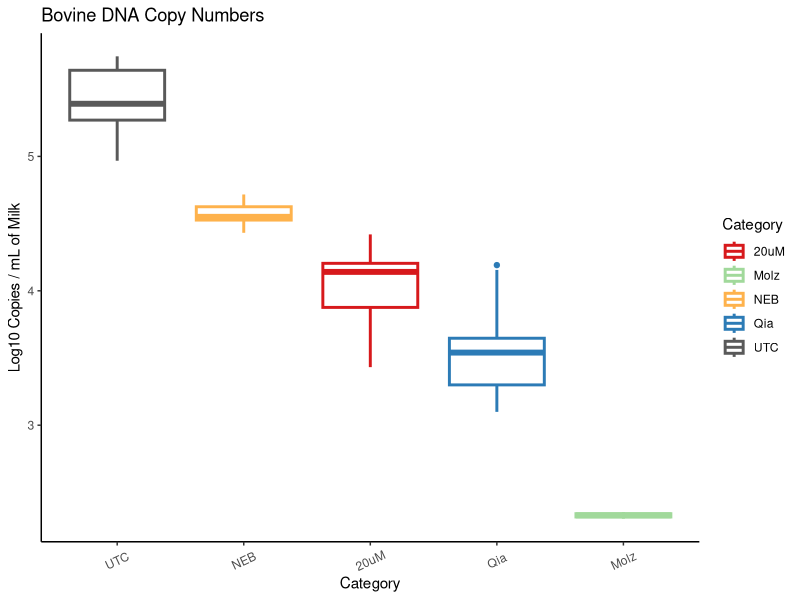
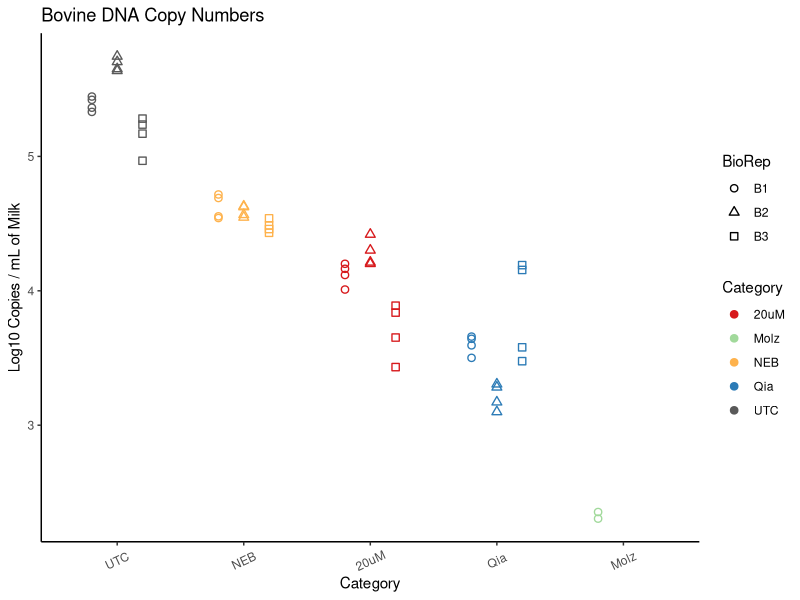
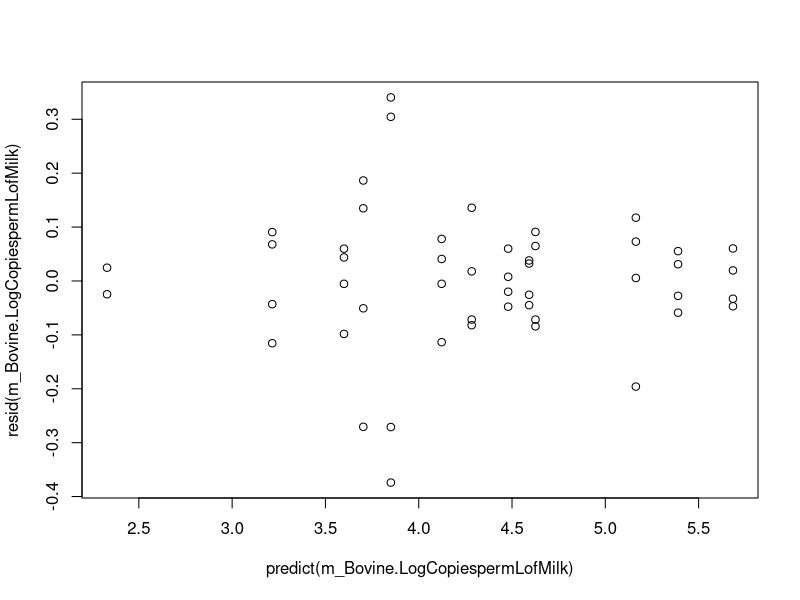
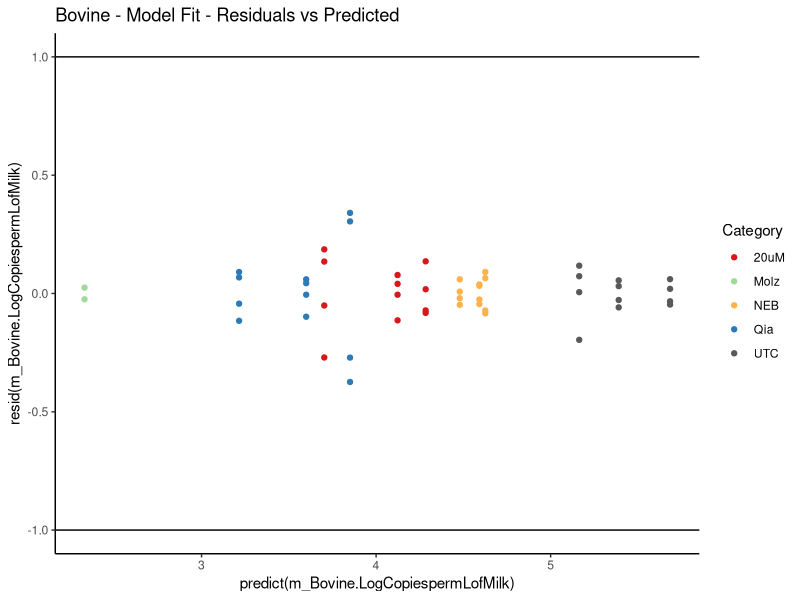
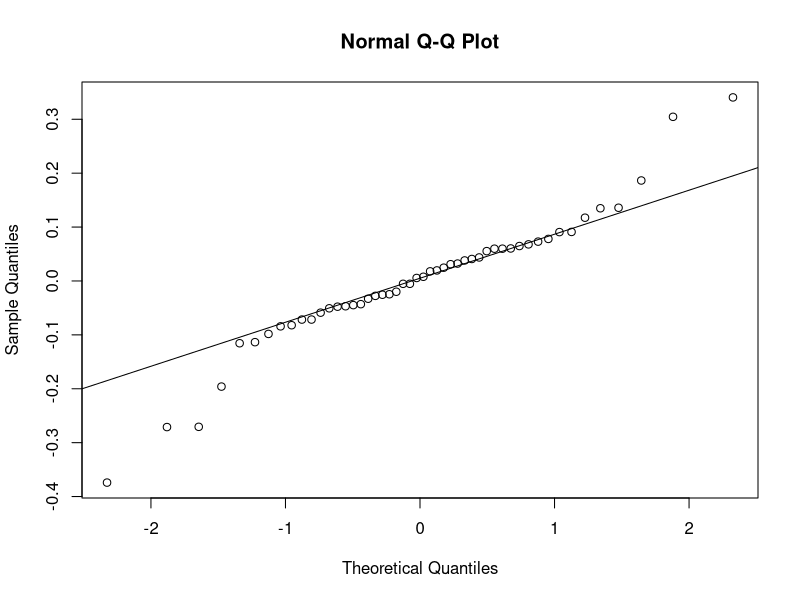
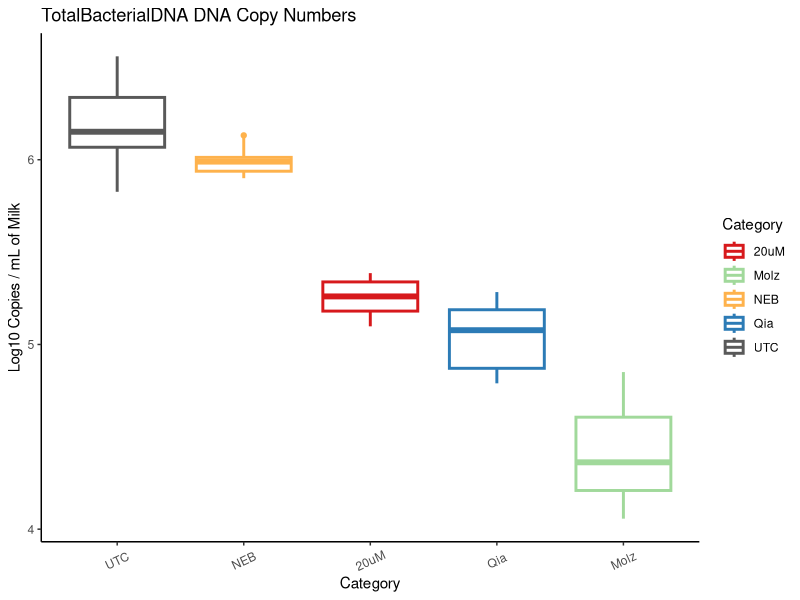
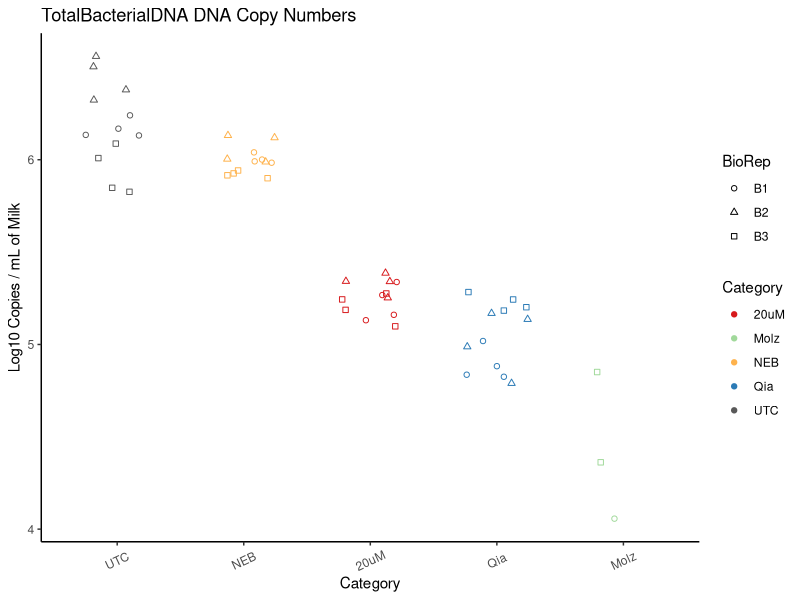
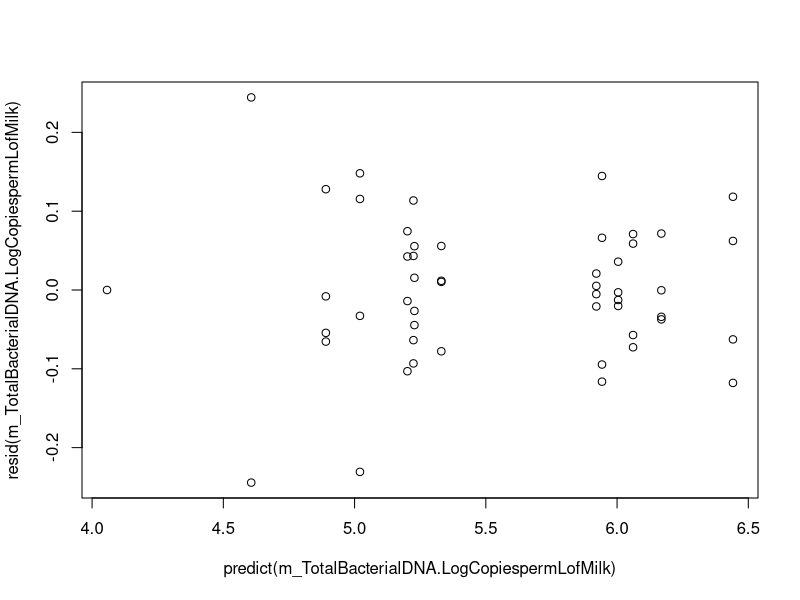

Write R code to recreate these figures, in order.
## ---- chunk 1
#Data File: OpenRefineHostDepletionData1.23.19
library(ggplot2)
library(dplyr)
library(emmeans)
library(multcompView)
library(tidyverse)
library(multcomp)
library(car)

#Read Data
AllData <- read.table("Inputs/OpenRefineHostDepletionData1.23.19.txt", sep="\t",  fill = TRUE, header=TRUE)

AllData$Category[AllData$Category  == "NTC"] <- "UTC"

SampleData <- AllData %>% filter(Category!="Standard") %>% filter(Category!="NEBdiluent")
dim (SampleData)

#Getting All variables and all levels within each

#sapply(SampleData, levels)
#SampleData %>% 
#     sapply(levels)

#Summary Statistics
SampleData.summary <- SampleData %>%
  group_by(Target.Name,Category,BioRep) %>%
  summarize(mean_CopyN_permLMilk=mean(LogCopiespermLofMilk,na.rm=T),
            st_dev=sd(LogCopiespermLofMilk,na.rm=T),
            n_missing=sum(is.na(LogCopiespermLofMilk)),
            n_total=n())
# write.table (SampleData.summary, "SampleData.summary.txt", sep="\t" ) 


#Summary Statistics by Kit
SampleData.summary <- SampleData %>%
  group_by(Target.Name,Category) %>%
  summarize(mean_CopyN_permLMilk=mean(LogCopiespermLofMilk,na.rm=T),
            st_dev=sd(LogCopiespermLofMilk,na.rm=T),
            n_missing=sum(is.na(LogCopiespermLofMilk)),
            n_total=n())
# write.table (SampleData.summary, "SampleData.summary.txt", sep="\t" ) 
## ---- chunk 2

#Filter Subset from Sample Data
Bovine <- SampleData %>% filter(Target.Name=="BovineUXT")
dim(Bovine)

#Summary Statistics
Bovine.summary <- Bovine %>%
  group_by(Category) %>%
  summarize(mean_CopyN_permLMilk=mean(LogCopiespermLofMilk,na.rm=T),
            st_dev=sd(LogCopiespermLofMilk,na.rm=T),
            n_missing=sum(is.na(LogCopiespermLofMilk)),
            n_total=n())
# write.table (Bovine.summary, "Bovine.summary.txt", sep="\t" )
## ---- chunk 3
#Plot Raw Means and Standard Deviations
Colors <- c("20uM" = "#d7191c", "Molz"= "#a1d99b", "NEB"= "#feb24c","UTC"= "#595959", "Qia"="#2c7bb6")
ggplot(data=Bovine,
       mapping=aes(x=Category,y=LogCopiespermLofMilk, color=Category, ylab="Copy Numbers")) +
  ylab ("Log10 Copies / mL of Milk")+
     geom_boxplot(lwd=1)+
  theme_bw()+
 ggtitle("Bovine DNA Copy Numbers")+
  scale_color_manual(values=Colors)+
  theme(panel.grid.major = element_blank())+
  theme(panel.grid.minor = element_blank())+
  theme(panel.background = element_blank())+
  theme(panel.border = element_blank())+
  theme(axis.line = element_line())+
  theme(axis.text.x=element_text(angle=25,vjust=0.5))+
  scale_x_discrete(limits=c("UTC", "NEB", "20uM", "Qia", "Molz"))

ggplot(data=Bovine,
       mapping=aes(x=Category,y=LogCopiespermLofMilk, color=Category, shape=BioRep)) +
  ylab ("Log10 Copies / mL of Milk")+
    geom_point(position=position_jitterdodge(jitter.width=0, dodge.width = .6),size = 2,stroke = .7)+
  ggtitle("Bovine DNA Copy Numbers")+
  scale_shape_discrete(solid=F) +
  theme_bw()+
  scale_color_manual(values=Colors)+
  theme(panel.grid.major = element_blank())+
  theme(panel.grid.minor = element_blank())+
  theme(panel.background = element_blank())+
  theme(panel.border = element_blank())+
  theme(axis.line = element_line())+
  theme(axis.text.x=element_text(angle=25,vjust=0.5))+
  scale_x_discrete(limits=c("UTC", "NEB", "20uM", "Qia", "Molz"))

## ---- chunk 4
# Statistical Analysis
m_Bovine.LogCopiespermLofMilk <- lm( LogCopiespermLofMilk ~ Category*BioRep, data=Bovine )
summary(m_Bovine.LogCopiespermLofMilk)

AIC (m_Bovine.LogCopiespermLofMilk)

# Model Fit Plots

plot(x=predict(m_Bovine.LogCopiespermLofMilk),y=resid(m_Bovine.LogCopiespermLofMilk))
  
  # using ggplot2
Colors <- c("20uM" = "#d7191c", "Molz"= "#a1d99b", "NEB"= "#feb24c","UTC"= "#595959", "Qia"="#2c7bb6")
ggplot(m_Bovine.LogCopiespermLofMilk, aes(x=predict(m_Bovine.LogCopiespermLofMilk), y=resid(m_Bovine.LogCopiespermLofMilk), color=Category)) +
  geom_point()+
  theme_bw()+
  ggtitle("Bovine - Model Fit - Residuals vs Predicted")+
  scale_color_manual(values=Colors)+
  theme(panel.grid.major = element_blank())+
  theme(panel.grid.minor = element_blank())+
  theme(panel.background = element_blank())+
  theme(panel.border = element_blank())+
  theme(axis.line = element_line())+
  geom_hline(yintercept = 1) +
  geom_hline(yintercept = -1)

  # qqplots
qqnorm(resid(m_Bovine.LogCopiespermLofMilk))
qqline(resid(m_Bovine.LogCopiespermLofMilk))

summary(m_Bovine.LogCopiespermLofMilk)

#All residuals are < 1. 
## ---- chunk 5
# JDS HELP
# 
# # Check Tukey-adjusted pairwise comparison of kit estimates
# # Now summarise results
# comps <- comps %>%
#   map(summary(m_Bovine.LogCopiespermLofMilk, test=univariate()))
# 
# 
# ## Comps is then the key thing to use and investigate for reports.
# ## Correct for multiple hypothesis testing between the assays.
# pvalues_adjusted <- comps %>%
#   map("test") %>%
#   map("pvalues") %>%
#   map(~data.frame(pvalue = .x)) %>%
#   bind_rows(.id="assay") %>%
#   mutate(pval = p.adjust(pvalue, method="bonferroni")) %>%
#   split(.$assay) %>%
#   map(~pull(.x, pval))
# 
# for (s in names(pvalues_adjusted)) {
#   comps[[s]]$test$pvalues <- pvalues_adjusted[[s]]
# }
# 
# ## Now write results to file
# sink(file="multiple_comparisons.txt")
# # All Pvalues have been globally adjusted using Bonferroni
# comps
# sink()

## ---- chunk 6

#Filter Subset from Sample Data
TotalBacterialDNA <- SampleData %>% filter(Target.Name=="Total16S")
dim(TotalBacterialDNA)

#Summary Statistics
TotalBacterialDNA.summary <- TotalBacterialDNA %>%
  group_by(Category) %>%
  summarize(mean_CopyN_permLMilk=mean(LogCopiespermLofMilk,na.rm=T),
            st_dev=sd(LogCopiespermLofMilk,na.rm=T),
            n_missing=sum(is.na(LogCopiespermLofMilk)),
            n_total=n())
# write.table (TotalBacterialDNA.summary, "TotalBacterialDNA.summary.txt", sep="\t" )
## ---- chunk 7
#Plot Raw Means and Standard Deviations
Colors <- c("20uM" = "#d7191c", "Molz"= "#a1d99b", "NEB"= "#feb24c","UTC"= "#595959", "Qia"="#2c7bb6")
ggplot(data=TotalBacterialDNA,
       mapping=aes(x=Category,y=LogCopiespermLofMilk, color=Category, ylab="Copy Numbers")) +
  ylab ("Log10 Copies / mL of Milk")+
     geom_boxplot(lwd=1)+
  theme_bw()+
 ggtitle("TotalBacterialDNA DNA Copy Numbers")+
  scale_color_manual(values=Colors)+
  theme(panel.grid.major = element_blank())+
  theme(panel.grid.minor = element_blank())+
  theme(panel.background = element_blank())+
  theme(panel.border = element_blank())+
  theme(axis.line = element_line())+
  theme(axis.text.x=element_text(angle=25,vjust=0.5))+
  scale_x_discrete(limits=c("UTC", "NEB", "20uM", "Qia", "Molz"))

ggplot(data=TotalBacterialDNA,
       mapping=aes(x=Category,y=LogCopiespermLofMilk, color=Category, shape=BioRep)) +
  ylab ("Log10 Copies / mL of Milk")+
    geom_jitter(width=0.25)+
  scale_shape_discrete(solid=F) +
    ggtitle("TotalBacterialDNA DNA Copy Numbers")+
  theme_bw()+
  scale_color_manual(values=Colors)+
  theme(panel.grid.major = element_blank())+
  theme(panel.grid.minor = element_blank())+
  theme(panel.background = element_blank())+
  theme(panel.border = element_blank())+
  theme(axis.line = element_line())+
  theme(axis.text.x=element_text(angle=25,vjust=0.5))+
  scale_x_discrete(limits=c("UTC", "NEB", "20uM", "Qia", "Molz"))

## ---- chunk 8
# Statistical Analysis
m_TotalBacterialDNA.LogCopiespermLofMilk <- lm( LogCopiespermLofMilk ~ Category*BioRep, data=TotalBacterialDNA )

summary(m_TotalBacterialDNA.LogCopiespermLofMilk)

AIC (m_TotalBacterialDNA.LogCopiespermLofMilk)

# Model Fit Plots

plot(x=predict(m_TotalBacterialDNA.LogCopiespermLofMilk),y=resid(m_TotalBacterialDNA.LogCopiespermLofMilk))
  
  # using ggplot2
Colors <- c("20uM" = "#d7191c", "Molz"= "#a1d99b", "NEB"= "#feb24c","UTC"= "#595959", "Qia"="#2c7bb6")
ggplot(m_TotalBacterialDNA.LogCopiespermLofMilk, aes(x=predict(m_TotalBacterialDNA.LogCopiespermLofMilk), y=resid(m_TotalBacterialDNA.LogCopiespermLofMilk), color=Category)) +
  geom_point()+
  theme_bw()+
  ggtitle("TotalBacterialDNA - Model Fit - Residuals vs Predicted")+
  scale_color_manual(values=Colors)+
  theme(panel.grid.major = element_blank())+
  theme(panel.grid.minor = element_blank())+
  theme(panel.background = element_blank())+
  theme(panel.border = element_blank())+
  theme(axis.line = element_line())+
  geom_hline(yintercept = 1) +
  geom_hline(yintercept = -1)

  # qqplots
qqnorm(resid(m_TotalBacterialDNA.LogCopiespermLofMilk))
qqline(resid(m_TotalBacterialDNA.LogCopiespermLofMilk))

summary(m_TotalBacterialDNA.LogCopiespermLofMilk)

#All residuals are < 1. 
## ---- chunk 9
# Check Tukey-adjusted pairwise comparison of kit estimates
# JDS help!

## ---- chunk 10
ggplot() +
  geom_point(data=TotalBacterialDNA,aes(x=Category,y=LogCopiespermLofMilk,color=Category, shape=BioRep), position=position_jitterdodge(jitter.width=0, dodge.width = .5),show.legend = F) +
  scale_color_manual(values=Colors)+
#  geom_point(data=df2_TotalBacterialDNA.model,aes(x=Category,y=emmean,fill=Category),show.legend = F)+
#  geom_errorbar(data=df2_TotalBacterialDNA.model,aes(x=Category,ymin=lower.CL,ymax=upper.CL),width=0.5)+  
#  geom_text(data =data.frame(m_TotalBacterialDNA.LogCopiespermLofMilk_cld),aes(x=Category,label=`.group`, y=emmean), nudge_y = .7, nudge_x = -0.0, fontface = "bold") +
ylim(1.7, 7)+
xlab("Kit")+
ylab ("Log10 Copies / mL of Milk")+
scale_shape(solid = F)+
  theme_bw()+
  ggtitle("Total Bacterial DNA Copy Numbers")+
  scale_color_manual(values=Colors)+
  theme(panel.grid.major = element_blank())+
  theme(panel.grid.minor = element_blank())+
  theme(panel.background = element_blank())+
  theme(panel.border = element_blank())+
  theme(axis.line = element_line())+
  theme(axis.text.x=element_text(angle=25,vjust=0.5))+
scale_x_discrete(limits=c("UTC", "NEB", "20uM", "Qia", "Molz"))

#ggsave("PanelA-BovBactKitComparison.TIFF", width = 3, height = 2.5 , units = "in", dpi = 600)

ggplot() +
  geom_point(data=Bovine,aes(x=Category,y=LogCopiespermLofMilk,color=Category, shape=BioRep), position=position_jitterdodge(jitter.width=0, dodge.width = .6), show.legend = F) +
  scale_color_manual(values=Colors)+
  #geom_point(data=df2_Bovine.model,aes(x=Category,y=emmean,fill=Category), show.legend = F)+
  #geom_errorbar(data=df2_Bovine.model,aes(x=Category,ymin=lower.CL,ymax=upper.CL),width=0.5)+  
  #geom_text(data =data.frame(m_Bovine.LogCopiespermLofMilk_cld),aes(x=Category,label=`.group`, y=emmean),nudge_y = .7,nudge_x = -0.0, fontface = "bold") +
ylim(1.7, 7)+
xlab("Kit")+
ylab ("Log10 Copies / mL of Milk")+
  theme_bw()+
  ggtitle("Bovine Copy Numbers")+
  scale_shape(solid = F)+
  scale_color_manual(values=Colors)+
  theme(panel.grid.major = element_blank())+
  theme(panel.grid.minor = element_blank())+
  theme(panel.background = element_blank())+
  theme(panel.border = element_blank())+
  theme(axis.line = element_line())+
  theme(axis.text.x=element_text(angle=25,vjust=0.5))+
scale_x_discrete(limits=c("UTC", "NEB", "20uM", "Qia", "Molz"))
#ggsave("PanelB-BovBactKitComparison.TIFF", width = 3, height = 2.5 , units = "in", dpi = 600)


ggplot()+
geom_boxplot(data=SampleData,aes(x=Cat.Target, y=LogCopiespermLofMilk, fill=Target.Name), show.legend = F)+
 scale_fill_manual(values = c("lightgray", "white"))+
  geom_point(data=SampleData,aes(x=Cat.Target,y=LogCopiespermLofMilk,color=Category, shape=BioRep), size = 2.5, stroke = .5, position=position_jitterdodge(jitter.width=0.05, dodge.width = 1), show.legend = F)+
  scale_shape(solid = F)+
  theme_bw()+
  aes(colour=factor(Category))+
  scale_colour_manual(values = Colors)+
  theme(legend.title=element_blank())+
  xlab(NULL)+
  ylab(NULL)+
  theme(panel.grid.major = element_blank(),
  panel.grid.minor = element_blank(),
  panel.background = element_blank(),
  panel.border = element_blank(),
  axis.line = element_line(),
  axis.text.x=element_text(angle=90,vjust=0.5))+
  #ylim(1.5, 7.5)+
  scale_x_discrete(limits=c("UTC.Bacteria","UTC.Bovine"," "," ","NEB.Bacteria","NEB.Bovine"," "," ","PMA.Bacteria","PMA.Bovine"," "," ","Qia.Bacteria","Qia.Bovine"," "," ","Molz.Bacteria","Molz.Bovine"," "," "))

#ggsave("PanelC-BovBactKitComparison.TIFF", width = 7.5, height = 3.5 , units = "in", dpi = 600)

## ---- chunk 11
sessionInfo()
